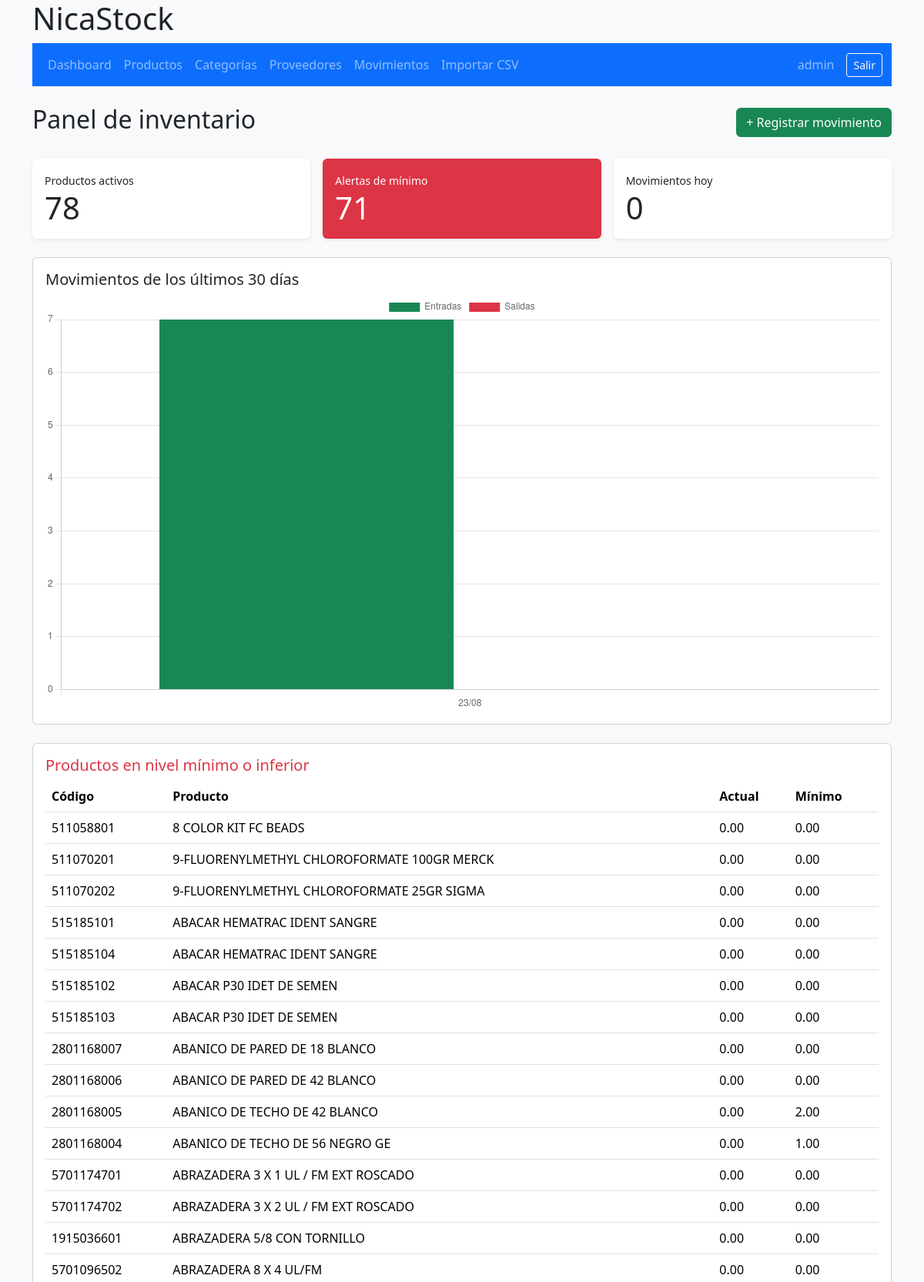
The app's page / (signed in, upper part) with its own data.
### Producto/models.py (models this page shows, shortened)
class Producto(models.Model):
    codigo = models.CharField(max_length=40, unique=True)
    nombre = models.CharField(max_length=160)
    categoria = models.ForeignKey(Categoria, on_delete=models.PROTECT, related_name='productos')
    proveedor = models.ForeignKey(Proveedor, on_delete=models.PROTECT, related_name='productos')
    precio_compra = models.DecimalField(max_digits=12, decimal_places=2, default=0, validators=[MinValueValidator(0)])
    precio_venta = models.DecimalField(max_digits=12, decimal_places=2, default=0, validators=[MinValueValidator(0)])
    stock_actual = models.DecimalField(max_digits=12, decimal_places=2, default=0)
    stock_minimo = models.DecimalField(max_digits=12, decimal_places=2, default=0, validators=[MinValueValidator(0)])
    activo = models.BooleanField(default=True)
    class Meta:
      ordering = ['nombre']
      permissions = [('importar_productos', 'Puede importar productos desde CSV')]

### inventario/views.py (the view)
# urls.py: path('', views.dashboard, name='dashboard'),
@login_required
def dashboard(request):
    bajos = Producto.objects.filter(activo=True, stock_actual__lte=F('stock_minimo'))
    desde = timezone.now() - timedelta(days=30)
    datos = (Movimiento.objects.filter(fecha__gte=desde).annotate(dia=TruncDate('fecha')).values('dia', 'tipo').annotate(total=Count('id')).order_by('dia'))
    labels = sorted({x['dia'].strftime('%d/%m') for x in datos})
    entradas = {x['dia'].strftime('%d/%m'): x['total'] for x in datos if x['tipo'] == Movimiento.ENTRADA}
    salidas = {x['dia'].strftime('%d/%m'): x['total'] for x in datos if x['tipo'] == Movimiento.SALIDA}
    return render(request, 'inventario/dashboard.html', {'productos': Producto.objects.filter(activo=True).count(), 'bajos': bajos, 'movimientos_hoy': Movimiento.objects.filter(fecha__date=timezone.localdate()).count(), 'labels': labels, 'entradas': [entradas.get(x, 0) for x in labels], 'salidas': [salidas.get(x, 0) for x in labels]})

### inventario/templates/inventario/dashboard.html (shortened to what this page needs)
{% extends 'inventario/base.html' %}
{% block content %}
<div class="d-flex justify-content-between align-items-center mb-4">
  <h1 class="h2">Panel de inventario</h1>
  <a href="{% url 'movimiento_nuevo' %}" class="btn btn-success">+ Registrar movimiento</a>
</div>
<div class="row g-3 mb-4">
  <div class="col-md-4">
    <div class="card stat">
      <div class="card-body">
        <small>Productos activos</small>
        <div class="display-6">
          {{ productos }}
        </div>
      </div>
    </div>
  </div>
  <div class="col-md-4">
    <div class="card stat text-bg-danger">
      <div class="card-body">
        <small>Alertas de mínimo</small>
        <div class="display-6">
          {{ bajos|length }}
        </div>
      </div>
    </div>
  </div>
  <div class="col-md-4">
    <div class="card stat">
      <div class="card-body">
        <small>Movimientos hoy</small>
        <div class="display-6">
          {{ movimientos_hoy }}
        </div>
      </div>
    </div>
  </div>
</div>
<div class="card mb-4">
  <div class="card-body">
    <h2 class="h5">Movimientos de los últimos 30 días</h2>
    <canvas id="grafico"></canvas>
  </div>
</div>
<div class="card">
  <div class="card-body">
    <h2 class="h5 text-danger">Productos en nivel mínimo o inferior</h2>
    <div class="table-responsive">
      <table class="table mb-0">
        <thead>
          <tr>
            <th>Código</th>
            <th>Producto</th>
            <th>Actual</th>
            <th>Mínimo</th>
          </tr>
        </thead>
        <tbody>
          {% for p in bajos %}
          <tr>
            <td>{{ p.codigo }}</td>
            <td>{{ p.nombre }}</td>
            <td>{{ p.stock_actual }}</td>
            <td>{{ p.stock_minimo }}</td>
          </tr>
          {% empty %}
          <tr>
            <td colspan="4" class="text-muted">No hay alertas.</td>
          </tr>
          {% endfor %}
        </tbody>
      </table>
    </div>
  </div>
</div>
{% endblock %}
{% block scripts %}
<script>
  new Chart
  (
    document.getElementById('grafico'),
    {
      type:'bar',
      data: {
        labels: {{ labels|safe }},
        datasets:[
          {
            label:'Entradas',
            data:{{ entradas|safe }},
            backgroundColor:'#198754'
          },
          {
            label:'Salidas',
            data:{{ salidas|safe }},
            backgroundColor:'#dc3545'
          }
        ]
      },
      options:{responsive:true}
    }
  )
</script>
{% endblock %}

### inventario/templates/inventario/_includes/_header.html (shortened to what this page needs)
<header>
  <div class="container">
    <h1>NicaStock</h1>
    <nav class="navbar navbar-expand-lg navbar-dark bg-primary">
      <div class="container">
        {% if user.is_authenticated %}
          <div class="navbar-nav me-auto">
            <a class="nav-link" href="{% url 'dashboard' %}">Dashboard</a>
            <a class="nav-link" href="{% url 'productos' %}">Productos</a>
            <a class="nav-link" href="{% url 'categorias' %}">Categorías</a>
            <a class="nav-link" href="{% url 'proveedores' %}">Proveedores</a>
            <a class="nav-link" href="{% url 'movimientos' %}">Movimientos</a>
            {% if perms.inventario.importar_productos %}
              <a class="nav-link" href="{% url 'importar_csv' %}">Importar CSV</a>
            {% endif %}
          </div>
          <span class="navbar-text me-3">{{ user.username }}</span>
          <form method="post" action="{% url 'logout' %}">
            <button type="submit" class="btn btn-outline-light btn-sm">Salir</button>
          </form>
        {% endif %}
      </div>
    </nav>
  </div>
</header>

### static/css/app.css (style rules this page uses)
body { min-height: 100vh; }
.stat { border: 0; box-shadow: 0 0.125rem 0.25rem rgba(0, 0, 0, 0.075); }

### records on screen
Producto: codigo "511058801", nombre "8 COLOR KIT FC BEADS", stock_actual "0.00", stock_minimo "0.00"
Producto: codigo "511070201", nombre "9-FLUORENYLMETHYL CHLOROFORMATE 100GR MERCK", stock_actual "0.00", stock_minimo "0.00"
Producto: codigo "511070202", nombre "9-FLUORENYLMETHYL CHLOROFORMATE 25GR SIGMA", stock_actual "0.00", stock_minimo "0.00"
Producto: codigo "515185101", nombre "ABACAR HEMATRAC IDENT SANGRE", stock_actual "0.00", stock_minimo "0.00"
Producto: codigo "515185104", nombre "ABACAR HEMATRAC IDENT SANGRE", stock_actual "0.00", stock_minimo "0.00"
Producto: codigo "515185102", nombre "ABACAR P30 IDET DE SEMEN", stock_actual "0.00", stock_minimo "0.00"
Producto: codigo "515185103", nombre "ABACAR P30 IDET DE SEMEN", stock_actual "0.00", stock_minimo "0.00"
Producto: codigo "2801168007", nombre "ABANICO DE PARED DE 18 BLANCO", stock_actual "0.00", stock_minimo "0.00"
Producto: codigo "2801168006", nombre "ABANICO DE PARED DE 42 BLANCO", stock_actual "0.00", stock_minimo "0.00"
Producto: codigo "2801168005", nombre "ABANICO DE TECHO DE 42 BLANCO", stock_actual "0.00", stock_minimo "2.00"
Producto: codigo "2801168004", nombre "ABANICO DE TECHO DE 56 NEGRO GE", stock_actual "0.00", stock_minimo "1.00"
Producto: codigo "5701174701", nombre "ABRAZADERA 3 X 1 UL / FM EXT ROSCADO", stock_actual "0.00", stock_minimo "0.00"
Producto: codigo "5701174702", nombre "ABRAZADERA 3 X 2 UL / FM EXT ROSCADO", stock_actual "0.00", stock_minimo "0.00"
Producto: codigo "1915036601", nombre "ABRAZADERA 5/8 CON TORNILLO", stock_actual "0.00", stock_minimo "0.00"
Producto: codigo "5701096502", nombre "ABRAZADERA 8 X 4 UL/FM", stock_actual "0.00", stock_minimo "0.00"

### other values on screen
{{ user.username }} "admin"
{{ productos }} "78"
{{ bajos|length }} "71"
{{ movimientos_hoy }} "0"
chart data {{ labels|safe }} ['23/08']
chart data {{ entradas|safe }} [7]
chart data {{ salidas|safe }} [0]
